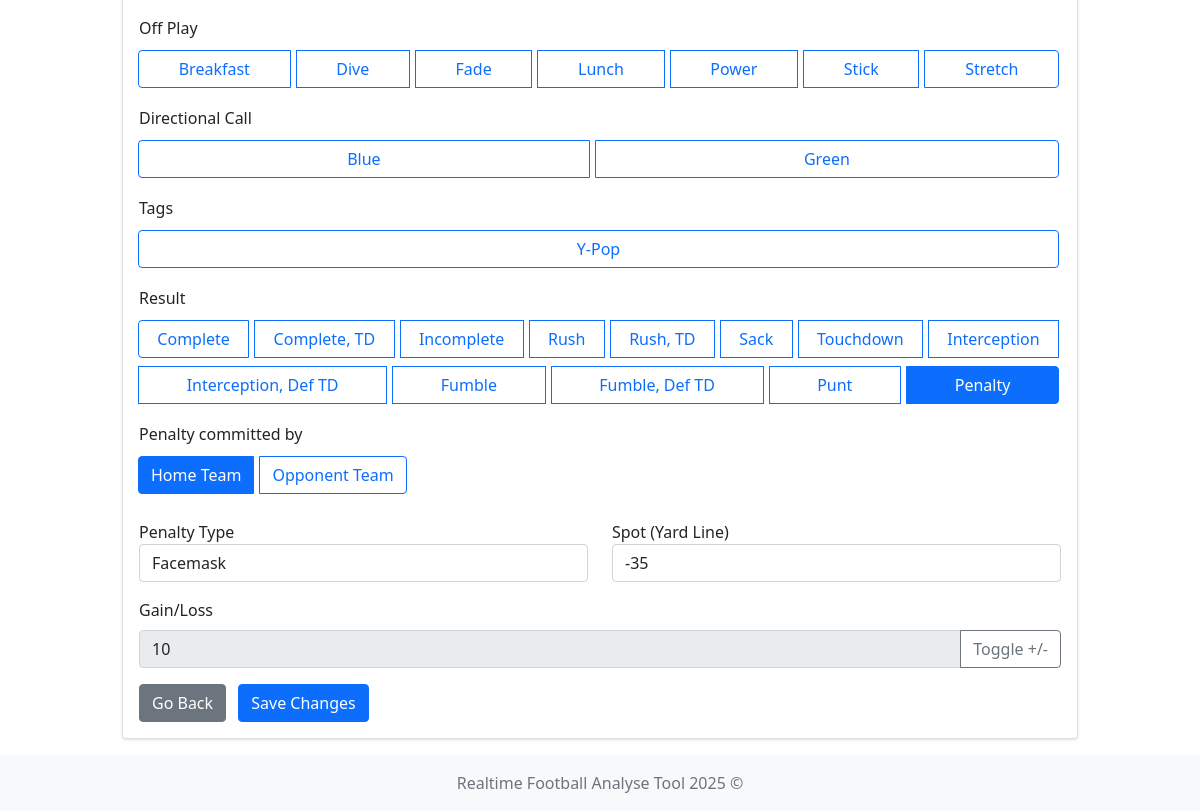
Before: /play/2081/edit (signed in, lower part) with the older database file.
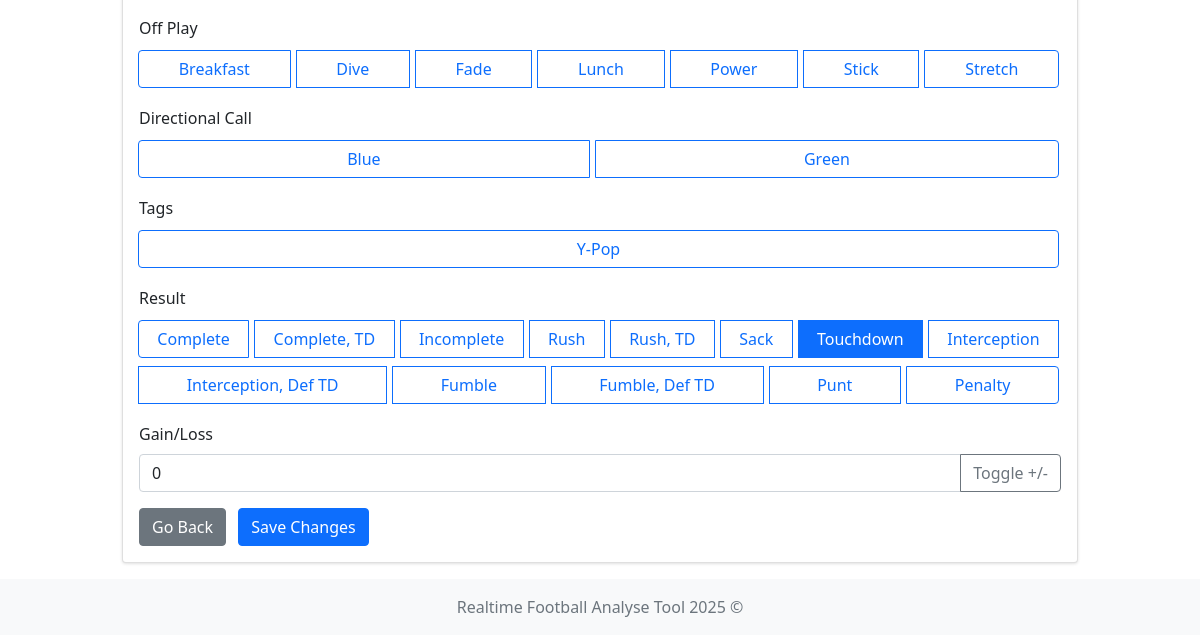
After: the same page with the newer database file.
### app/models/play.py (models this page shows)
class PlayModel(db.Model):
    __tablename__ = 'play'
    id = db.Column(db.Integer, primary_key=True)
    drive_id = db.Column(db.Integer, db.ForeignKey('drive.id'), nullable=False)
    odk = db.Column(db.String(1))  # O, D, or K
    quarter = db.Column(db.Integer)
    down = db.Column(db.Integer)
    distance = db.Column(db.Integer)
    yard_line = db.Column(db.Integer)
    play_type = db.Column(db.String(50))
    result = db.Column(db.String(50))
    gain_loss = db.Column(db.Integer)
    touchdown = db.Column(db.Boolean, default=False)
    penalty_type = db.Column(db.String(50))
    penalty_spot_yard = db.Column(db.Integer)
    foul_team = db.Column(db.String(1))# "H" (Home) oder "O" (Opponent)
    personnel = db.Column(db.String(20))
    off_form = db.Column(db.String(50))  # Offensive Formation
    form_str = db.Column(db.String(50))  # Formation Strength
    form_adj = db.Column(db.String(50))  # Formation Adjustment
    motion = db.Column(db.String(50))  # Motion
    protection = db.Column(db.String(50))  # Protection
    off_play = db.Column(db.String(50))  # Off Play
    dir_call = db.Column(db.String(50))  # Directional Call
    tag = db.Column(db.String(50))  # Tags
    hash = db.Column(db.String(1))  # New field for Hash (L, M, R)

### app/controllers/play.py (the view, shortened to what this page needs)
    @login_required
    def edit_play(self, play_id):
        form = request.form
        off_play_value = form.get('off_play')
        play_option = PlayOptionModel.query.filter_by(value=off_play_value).first()
        play_type = play_option.play_call.name if play_option and play_option.play_call else None
        options = self._get_add_play_form_options()
        options['penalty_type'] = [
            {'value': r['type'], 'label': r['type']}
            for r in PENALTY_RULES
        ]
        play = PlayModel.query.get_or_404(play_id)
        return render_template('play/add_play.html',
                               play=play,
                               options=options,
                               drive_id=play.drive_id)

### app/controllers/user.py (called while the page is built)
    @staticmethod
    def load_user(user_id):
        return UserModel.query.get(int(user_id))

### run.py (called while the page is built)
    def _inject_context(self) -> None:
        @self.app.context_processor
        def inject_teams() -> dict:
            try:
                teams = TeamModel.query.all()
                return dict(teams=teams)
            except Exception as e:
                print(f"[!] Error injecting teams: {str(e)} ({type(e).__name__})")
                return dict(teams=[])

### app/templates/play/add_play.html (shortened to what the changed rows need)
{% extends "system/base.html" %}
{% block content %}
    <div class="row justify-content-center">
        <div class="col-md-10">
            <div class="card">
                <div class="card-body">
                    <form method="POST"
                          action="{{ url_for('edit_play', play_id=play.id) if play else url_for('add_play', drive_id=drive_id) }}">
                        <div class="mb-3">
                            <div class="btn-group d-flex flex-wrap">
                                {% for result in ['Complete', 'Complete, TD', 'Incomplete', 'Rush', 'Rush, TD', 'Sack', 'Touchdown', 'Interception', 'Interception, Def TD', 'Fumble', 'Fumble, Def TD', 'Punt', 'Penalty'] %}
                                    <label class="btn btn-outline-primary"
                                           for="result-{{ result|lower }}">{{ result }}</label>
                                {% endfor %}
                            </div>
                        </div>
                        <div id="penalty-fields"
                             style="display: {% if play and play.result=='Penalty' %}block{% else %}none{% endif %}; margin-top:1rem; margin-bottom:1rem;">
                            <div class="mb-3">
                                <label class="form-label">Penalty committed by</label><br>
                                <div class="btn-group" role="group">
                                    <label class="btn btn-outline-primary" for="foul-own">Home Team</label>
                                    <label class="btn btn-outline-primary" for="foul-opponent">Opponent Team </label>
                                </div>
                            </div>
                            <div class="row">
                                <div class="col">
                                    <div class="form-group">
                                        <label for="penalty_type">Penalty Type</label>
                                        <select class="form-control" id="penalty_type" name="penalty_type">
                                            {% for opt in options.get('penalty_type', []) %}
                                                <option value="{{ opt.value }}"
                                                        {% if play and play.penalty_type==opt.value %}selected{% endif %}>
                                                    {{ opt.label }}
                                                </option>
                                            {% endfor %}
                                        </select>
                                    </div>
                                </div>
                                <div class="col">
                                    <div class="form-group" id="spot-field-container">
                                        <label for="penalty_spot_yard">Spot (Yard Line)</label>
                                        <input type="number" class="form-control" id="penalty_spot_yard"
                                               name="penalty_spot_yard" value="{{ play.penalty_spot_yard or '' }}">
                                    </div>
                                </div>
                            </div>
                        </div>
                        <div class="mb-3">
                            <div class="input-group">
                                <input type="number" min="-100" max="100" class="form-control" name="gain_loss"
                                       value="{{ play.gain_loss if play else '' }}">
                                <button type="button" class="btn btn-outline-secondary" onclick="toggleGainLoss()">
                                    Toggle +/-
                                </button>
                            </div>
                        </div>
                    </form>
                </div>
            </div>
        </div>
    </div>
{% endblock %}

Changed rows visible on the page:
changed PlayModel: gain_loss "10" → "0"; result "Penalty" → "Touchdown" (drawn); penalty_type "Facemask" → (not shown); penalty_spot_yard "-35" → (not shown)
Other visible differences:
text no longer shown: "Penalty committed by Home Team Opponent Team Penalty Type Spot (Yard Line)"
